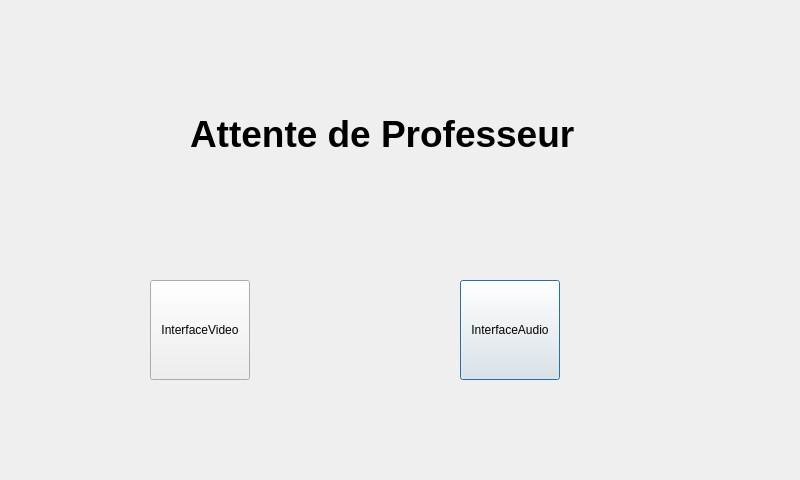
<?xml version="1.0" encoding="UTF-8"?>
<ui version="4.0">
 <class>AttenteProf</class>
 <widget class="QDialog" name="AttenteProf">
  <property name="geometry">
   <rect>
    <x>0</x>
    <y>0</y>
    <width>800</width>
    <height>480</height>
   </rect>
  </property>
  <property name="windowTitle">
   <string>Dialog</string>
  </property>
  <widget class="QPushButton" name="pushButton_InterAudio_2">
   <property name="geometry">
    <rect>
     <x>460</x>
     <y>280</y>
     <width>100</width>
     <height>100</height>
    </rect>
   </property>
   <property name="text">
    <string>InterfaceAudio</string>
   </property>
  </widget>
  <widget class="QLabel" name="label_Loading">
   <property name="geometry">
    <rect>
     <x>270</x>
     <y>160</y>
     <width>181</width>
     <height>101</height>
    </rect>
   </property>
   <property name="text">
    <string/>
   </property>
  </widget>
  <widget class="QLabel" name="label_2">
   <property name="geometry">
    <rect>
     <x>190</x>
     <y>60</y>
     <width>451</width>
     <height>150</height>
    </rect>
   </property>
   <property name="text">
    <string>&lt;html&gt;&lt;head/&gt;&lt;body&gt;&lt;p&gt;&lt;span style=&quot; font-size:28pt; font-weight:700;&quot;&gt;Attente de Professeur&lt;/span&gt;&lt;/p&gt;&lt;/body&gt;&lt;/html&gt;</string>
   </property>
  </widget>
  <widget class="QPushButton" name="pushButton_InterVideo_2">
   <property name="geometry">
    <rect>
     <x>150</x>
     <y>280</y>
     <width>100</width>
     <height>100</height>
    </rect>
   </property>
   <property name="text">
    <string>InterfaceVideo</string>
   </property>
  </widget>
 </widget>
 <resources/>
 <connections/>
</ui>
